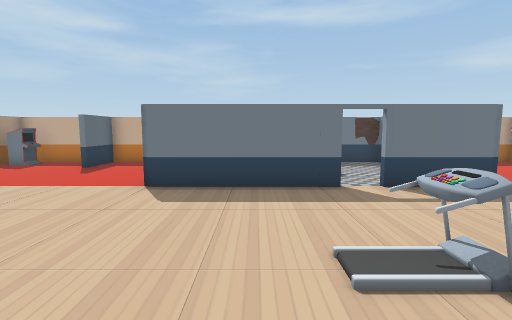
View 1 (above)

16 first-person views from a walk through a Unity game level. The camera is 1.3 m above the floor, tilts 6° down and sees 85° across. Doors are open. The floor is counted in squares, 1 m on a side. Each view is taken from the middle of a square. On the plan, view 1 faces up. The plan holds only what a view shows up to about 13 squares ahead; the rest is blank. The place goes on beyond the plan. The player character is not drawn.

View 2
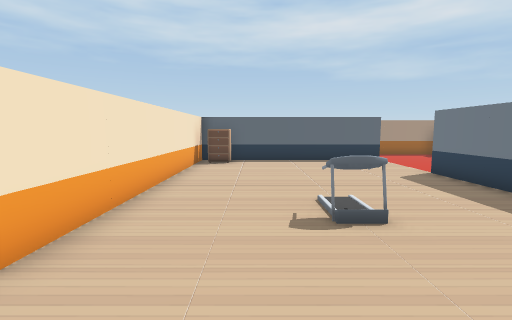

View 3
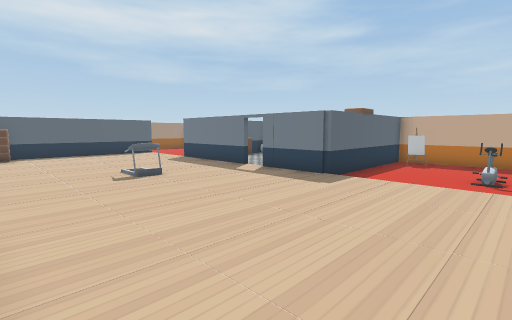

View 4
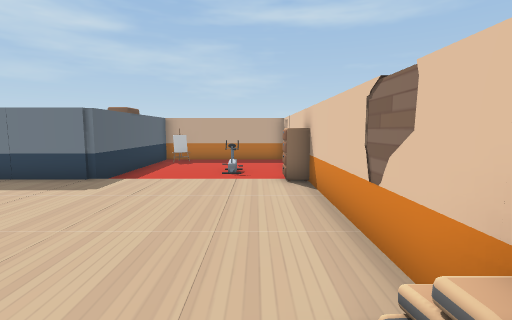

View 5
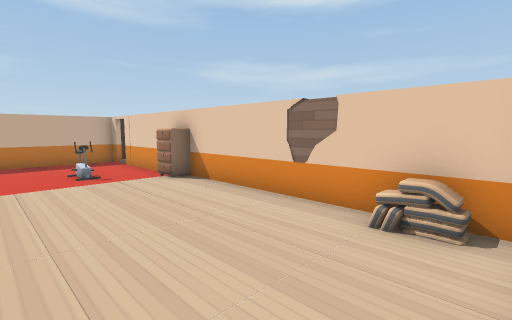

View 6
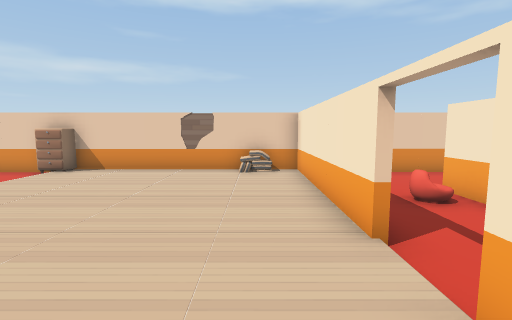

View 7
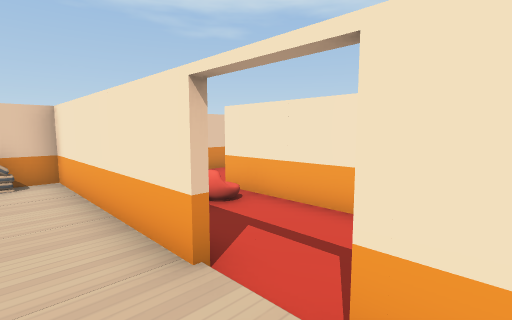

View 8
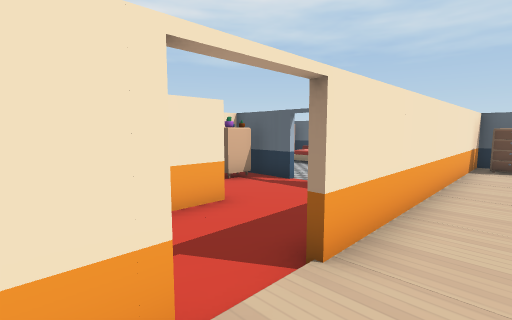

View 9
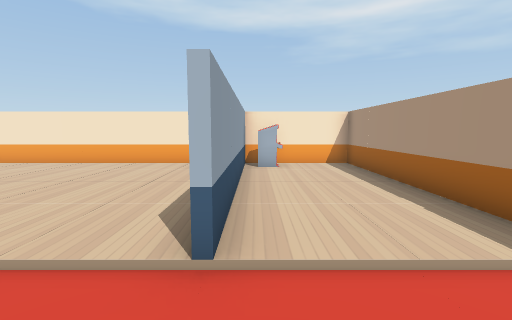

View 10
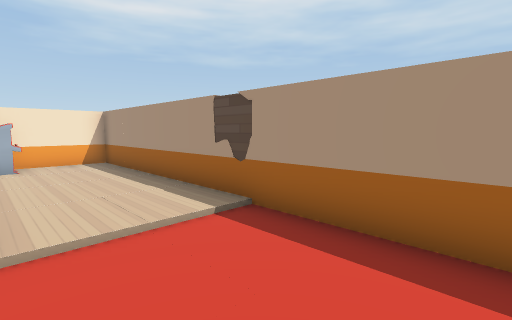

View 11
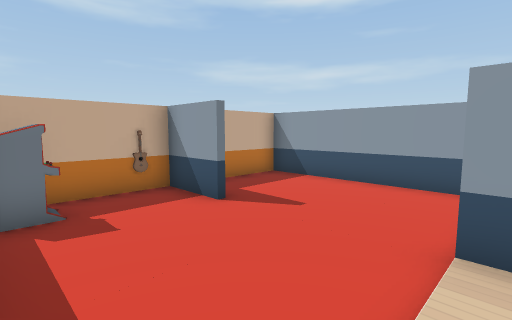

View 12
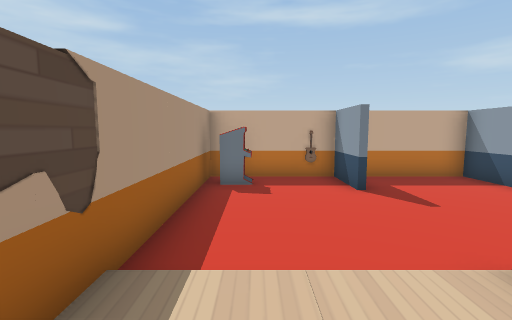

View 13
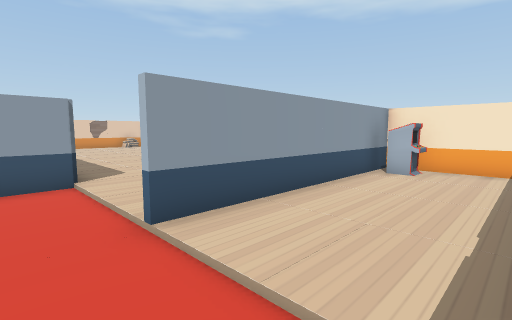

View 14
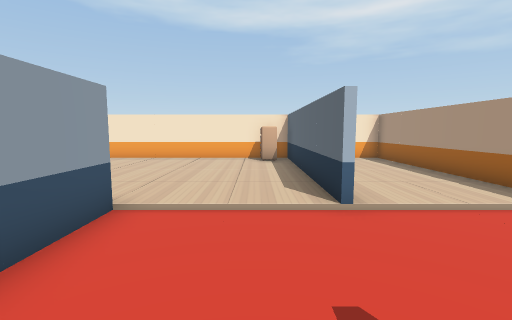

View 15
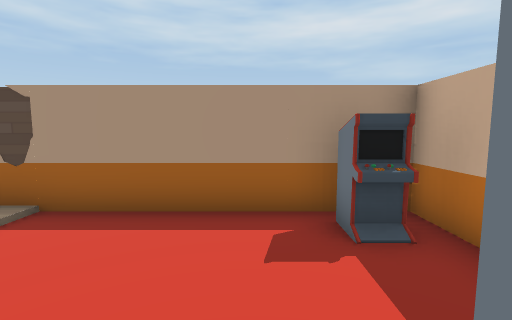

View 16
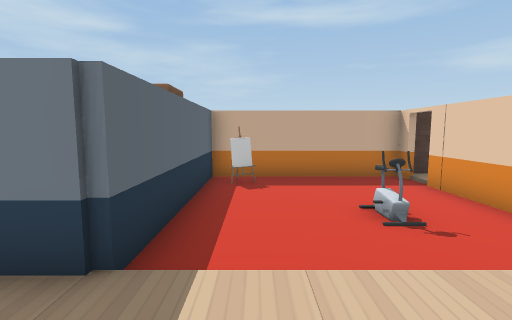

### Floor plan
Ten units are one square. View 1 is at (0, 0); x grows to the right and y downward. Boxes are objects, and circles mark ways between rooms. Rooms are numbered by the first view taken in them; rooms with no view inside come last. Other rooms are left out.
<svg viewBox="-110 -130 230 179">
<path fill="none" stroke="#000" d="M-64 14 38 14M20 -64 -26 -64M-64 -66 -64 -4M20 -21 16 -24 16 -29M22 -20 15 -22 17 -29M22 -21 16 -21M22 -21 16 -21M114 -74 114 -110M52 14 114 14 114 -55M114 -119 114 -125 57 -125 57 -64 29 -64M22 -29 22 -20M20 -30 20 -21M-66 -104 -66 -125M-26 -64 -26 -125 -104 -125 -104 14 -64 14M-66 -5 -66 -65M-64 -125 -64 -105M24 44 85 44"/>
<rect x="-65" y="-5" width="20" height="20" fill="#bbb"><title>dresser</title></rect>
<rect x="65" y="-125" width="10" height="10" fill="#bbb"><title>other object</title></rect>
<rect x="85" y="-95" width="10" height="20" fill="#bbb"><title>other object</title></rect>
<rect x="105" y="-75" width="10" height="20" fill="#bbb"><title>dresser</title></rect>
<rect x="-105" y="-125" width="20" height="20" fill="#bbb"><title>machine</title></rect>
<rect x="-85" y="-5" width="20" height="20" fill="#bbb"><title>machine</title></rect>
<rect x="-75" y="-125" width="10" height="10" fill="#bbb"><title>guitar</title></rect>
<rect x="65" y="25" width="20" height="10" fill="#bbb"><title>other object</title></rect>
<circle cx="15" cy="-45" r="3" fill="#2a7"/>
<circle cx="25" cy="-5" r="3" fill="#2a7"/>
<circle cx="25" cy="-60" r="3" fill="#2a7"/>
<circle cx="-45" cy="-60" r="3" fill="#2a7"/>
<circle cx="45" cy="15" r="3" fill="#2a7"/>
<text x="-20" y="-20">1</text>
<text x="70" y="-50">2</text>
<text x="-80" y="-60">3</text>
<text x="50" y="30">4</text>
</svg>
Room 1 opens to room 2. Room 1 opens to room 3. Room 2 opens to room 4.

Where each view was taken, in squares from view 1:
view 1: 0 up, 0 right, facing up
view 2: 1 up, 6 right, facing left
view 3: 1 down, 10 right, facing up-left
view 4: 1 down, 10 right, facing up
view 5: 1 down, 7 right, facing up-right
view 6: 0 up, 2 right, facing right
view 7: 0 up, 3 right, facing down-right
view 8: 0 up, 6 right, facing down-left
view 9: 9 up, 7 left, facing down
view 10: 10 up, 7 left, facing down-left
view 11: 6 up, 10 left, facing up-right
view 12: 4 up, 9 left, facing up
view 13: 8 up, 10 left, facing down-right
view 14: 11 up, 5 left, facing down
view 15: 10 up, 6 left, facing left
view 16: 4 up, 7 right, facing up
